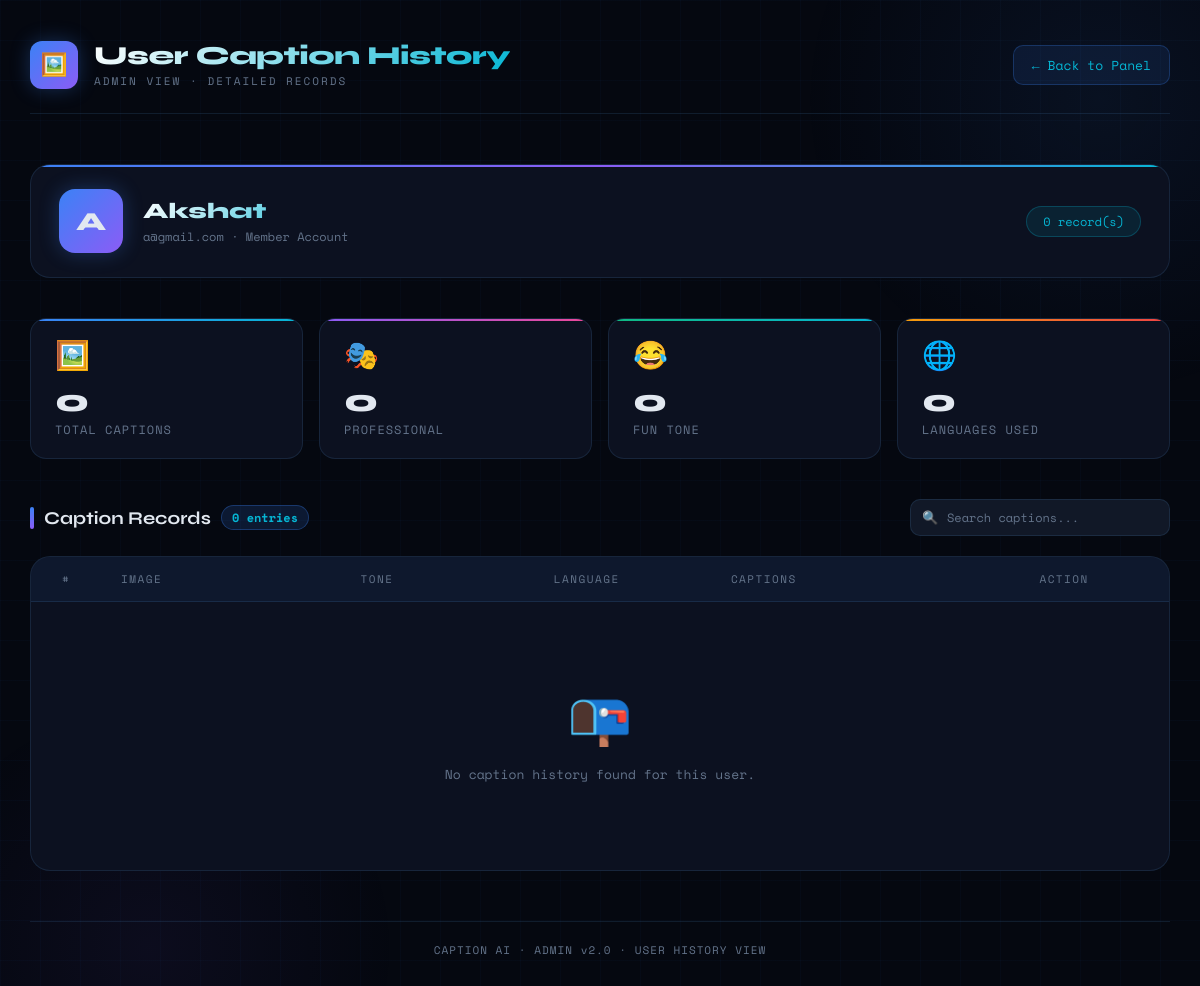
Screenshot of /admin/user-history/3 (signed in) with the database file from the repository.
### app.py (models this page shows)
class User(db.Model):
    __tablename__ = "users"
    id = db.Column(db.Integer, primary_key=True)
    username = db.Column(db.String(100), unique=True, nullable=False)
    email = db.Column(db.String(120), unique=True, nullable=False)
    password = db.Column(db.String(200), nullable=False)

### app.py (the view)
@app.route('/admin/user-history/<int:user_id>')
def view_user_history(user_id):
    if 'user' not in session:
        return redirect(url_for('login'))
    allowed_admins = ["shrey", "jainam"]
    if session['user'].lower() not in allowed_admins:
        return "Access Denied"
    target_user = User.query.get_or_404(user_id)
    captions = ImageCaption.query.filter_by(user_id=user_id).order_by(ImageCaption.id.desc()).all()
    return render_template("user_history.html", target_user=target_user, captions=captions)

### templates/user_history.html (shortened to what this page needs)
<!DOCTYPE html>
<html lang="en">
<head>
</head>
<body>
<div class="wrapper">
    <div class="header">
        <div class="header-left">
            <div class="logo-icon">🖼️</div>
            <div>
                <div class="header-title">User Caption History</div>
                <div class="header-subtitle">Admin View · Detailed Records</div>
            </div>
        </div>
        <a class="back-btn" href="{{ url_for('admin') }}">← Back to Panel</a>
    </div>
    <div class="profile-card">
        <div class="profile-avatar">{{ target_user.username[0].upper() }}</div>
        <div>
            <div class="profile-name">{{ target_user.username }}</div>
            <div class="profile-meta">{{ target_user.email }} · Member Account</div>
        </div>
        <div class="profile-badge">{{ captions|length }} record(s)</div>
    </div>
    <div class="stats-row">
        <div class="stat-card">
            <div class="stat-icon">🖼️</div>
            <div class="stat-value">{{ captions|length }}</div>
            <div class="stat-label">Total Captions</div>
        </div>
        <div class="stat-card">
            <div class="stat-icon">🎭</div>
            <div class="stat-value">
                {{ captions | selectattr('tone', 'equalto', 'Professional') | list | length }}
            </div>
            <div class="stat-label">Professional</div>
        </div>
        <div class="stat-card">
            <div class="stat-icon">😂</div>
            <div class="stat-value">
                {{ captions | selectattr('tone', 'equalto', 'Fun') | list | length }}
            </div>
            <div class="stat-label">Fun Tone</div>
        </div>
        <div class="stat-card">
            <div class="stat-icon">🌐</div>
            <div class="stat-value">
                {{ captions | map(attribute='language') | unique | list | length }}
            </div>
            <div class="stat-label">Languages Used</div>
        </div>
    </div>
    <div class="section-header">
        <div class="section-title">
            <div class="section-title-bar"></div>
            Caption Records
            <span class="section-badge">{{ captions|length }} entries</span>
        </div>
        <div class="search-wrap">
            <span class="search-icon">🔍</span>
            <input type="text" id="searchInput" placeholder="Search captions..." oninput="filterTable()">
        </div>
    </div>
    <div class="table-wrap">
        <table id="captionTable">
            <thead>
                <tr>
                    <th>#</th>
                    <th>Image</th>
                    <th class="center">Tone</th>
                    <th class="center">Language</th>
                    <th>Captions</th>
                    <th>Action</th>
                </tr>
            </thead>
            <tbody>
                {% for item in captions %}
                <tr>
                    <td><span class="id-badge">{{ item.id }}</span></td>
                    <td>
                        <div class="img-wrap">
                            <img src="{{ url_for('static', filename=item.image_path) }}" alt="Upload">
                        </div>
                    </td>
                    <td class="center">
                        {% if item.tone == 'Professional' %}
                            <span class="tone-badge tone-professional">💼 Professional</span>
                        {% elif item.tone == 'Fun' %}
                            <span class="tone-badge tone-fun">🎉 Fun</span>
                        {% else %}
                            <span class="tone-badge tone-default">{{ item.tone }}</span>
                        {% endif %}
                    </td>
                    <td class="center">
                        <span class="lang-badge">
                            {% if item.language == 'Hindi' %}🇮🇳
                            {% elif item.language == 'Gujarati' %}🏳️
                            {% else %}🌐
                            {% endif %}
                            {{ item.language }}
                        </span>
                    </td>
                    <td>
                        <div class="caption-text">
                            {% for cap in item.captions.split(' | ') %}
                                <span>{{ cap }}</span><br>
                            {% endfor %}
                        </div>
                    </td>
                    <td class="center">
                        <a class="btn-delete"
                           href="{{ url_for('delete_history', id=item.id) }}"
                           onclick="return confirm('Delete this caption entry?')">
                            🗑 Delete
                        </a>
                    </td>
                </tr>
                {% else %}
                <tr>
                    <td colspan="6">
                        <div class="empty-state">
                            <div class="empty-icon">📭</div>
                            <p>No caption history found for this user.</p>
                        </div>
                    </td>
                </tr>
                {% endfor %}
            </tbody>
        </table>
    </div>
    <div class="footer">
        CAPTION AI · ADMIN v2.0 · USER HISTORY VIEW
    </div>
</div>
</body>
</html>

### rows the page displays
User: username "A", username "Akshat", email "a@gmail.com"

### other values shown
{{ captions|length }} "0"
{{ captions | selectattr('tone', 'equalto', 'Fun') | list | length }} "0"
{{ captions | map(attribute='language') | unique | list | length }} "0"
